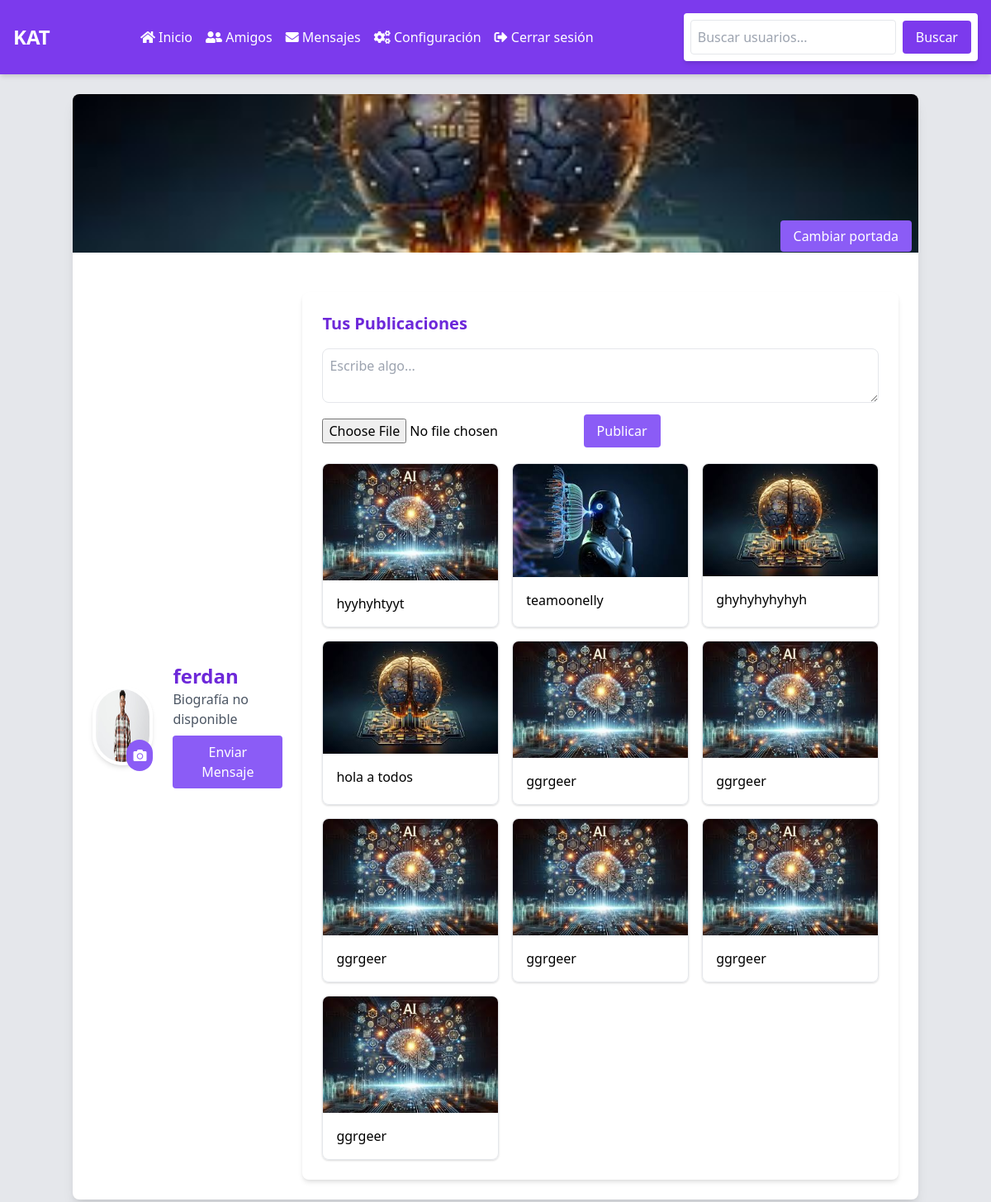
The page /profile/38 (signed in) on the database its author committed.
### tables this page shows
CREATE TABLE users (
            id INTEGER PRIMARY KEY AUTOINCREMENT,
            username TEXT UNIQUE NOT NULL,
            email TEXT UNIQUE NOT NULL,
            password TEXT NOT NULL,
            profile_photo TEXT,
            cover_photo TEXT,
            bio TEXT,
            birthday TEXT,
            location TEXT,
            job TEXT,
            hobbies TEXT
        );

CREATE TABLE posts (
            id INTEGER PRIMARY KEY AUTOINCREMENT,
            user_id INTEGER NOT NULL,
            content TEXT NOT NULL,
            photo TEXT,
            created_at TIMESTAMP DEFAULT CURRENT_TIMESTAMP,
            FOREIGN KEY(user_id) REFERENCES users(id)
        );

### app.py (the view)
@app.route('/profile/<int:user_id>', methods=['GET'])
def view_user_profile(user_id):
    if 'user_id' not in session:
        flash('Debes iniciar sesión para acceder a los perfiles.', 'error')
        return redirect(url_for('login'))
    with get_db_connection() as conn:
        user = conn.execute('SELECT * FROM users WHERE id = ?', (user_id,)).fetchone()
        if not user:
            flash('El perfil que intentas visitar no existe.', 'error')
            return redirect(url_for('dashboard'))
        posts = conn.execute('''
            SELECT * FROM posts
            WHERE user_id = ?
            ORDER BY created_at DESC
        ''', (user_id,)).fetchall()
    return render_template('profile.html', user=user, posts=posts)

### app.py (called while the page is built)
def get_db_connection():
    conn = sqlite3.connect(DB_FILE)
    conn.row_factory = sqlite3.Row
    return conn

### templates/profile.html (shortened to what this page needs)
<!DOCTYPE html>
<html lang="es">
<head>
    <link href="https://cdn.jsdelivr.net/npm/tailwindcss@2.2.19/dist/tailwind.min.css" rel="stylesheet">
    <link rel="stylesheet" href="https://cdnjs.cloudflare.com/ajax/libs/font-awesome/5.15.4/css/all.min.css">
</head>
<body class="bg-gray-200">
    <header class="bg-purple-600 text-white p-4 flex justify-between items-center shadow-md">
        <div class="text-2xl font-bold">KAT</div>
        <nav class="flex gap-4">
            <button class="hover:underline" onclick="window.location.href='/dashboard'">
                <i class="fas fa-home"></i> Inicio
            </button>
            <button class="hover:underline" onclick="window.location.href='/friends'">
                <i class="fas fa-user-friends"></i> Amigos
            </button>
            <button class="hover:underline" onclick="window.location.href='/messages'">
                <i class="fas fa-envelope"></i> Mensajes
            </button>
            <button class="hover:underline" onclick="window.location.href='/settings'">
                <i class="fas fa-cogs"></i> Configuración
            </button>
            <button class="hover:underline" onclick="window.location.href='/logout'">
                <i class="fas fa-sign-out-alt"></i> Cerrar sesión
            </button>
        </nav>
        <form action="/search" method="get" class="flex items-center bg-white rounded p-2 shadow-md">
            <input type="text" name="query" placeholder="Buscar usuarios..." class="border rounded p-2" required>
            <button type="submit" class="bg-purple-600 text-white px-4 py-2 rounded ml-2">Buscar</button>
        </form>
    </header>
    <main class="container mx-auto mt-6">
        <div class="bg-white shadow-lg rounded-lg overflow-hidden mb-6">
            <div class="relative">
                <img class="w-full h-48 object-cover"
                     src="{{ url_for('static', filename='uploads/' + (user['cover_photo'] if user['cover_photo'] else 'default_cover.jpg')) }}"
                     alt="Foto de portada">
                <form class="absolute bottom-2 right-2" action="/update_cover_photo" method="POST" enctype="multipart/form-data">
                    <label class="bg-purple-500 text-white px-4 py-2 rounded cursor-pointer">
                        Cambiar portada
                    </label>
                </form>
            </div>
            <div class="p-6">
                <div class="flex items-center gap-6">
                    <div class="relative">
                        <img class="w-24 h-24 rounded-full border-4 border-white shadow-md"
                             src="{{ url_for('static', filename='uploads/' + (user['profile_photo'] if user['profile_photo'] else 'default_profile.jpg')) }}"
                             alt="Foto de perfil">
                        <form class="absolute bottom-0 right-0" action="/update_profile_photo" method="POST" enctype="multipart/form-data">
                            <label class="bg-purple-500 text-white p-2 rounded-full cursor-pointer">
                                <i class="fas fa-camera"></i>
                            </label>
                        </form>
                    </div>
                    <div>
                        <h1 class="text-2xl font-bold text-purple-700">{{ user['username'] }}</h1>
                        <p class="text-gray-600">{{ user['bio'] or 'Biografía no disponible' }}</p>
                        {% if user['id'] != session['user_id'] %}
                        <form action="{{ url_for('message_list', user_id=user['id']) }}" method="GET">
                            <button type="submit" class="bg-purple-500 text-white px-4 py-2 mt-2 rounded">Enviar Mensaje</button>
                        </form>
                        {% endif %}
                    </div>
        <section class="bg-white shadow-md rounded-lg p-6 mt-6">
            <h2 class="text-xl font-bold mb-4 text-purple-700">Tus Publicaciones</h2>
            <div class="mb-4">
                <form action="/profile" method="POST" enctype="multipart/form-data">
                    <textarea name="content" placeholder="Escribe algo..." class="w-full p-2 border rounded-lg mb-2"></textarea>
                    <input type="file" name="photo" class="mb-2">
                    <button type="submit" class="bg-purple-500 text-white px-4 py-2 rounded">Publicar</button>
                </form>
            </div>
            <div class="grid grid-cols-3 gap-4">
                {% for post in posts %}
                <div class="border rounded-lg overflow-hidden shadow">
                    {% if post['photo'] %}
                    <img src="{{ url_for('static', filename='uploads/' ~ post['photo']) }}" alt="Publicación" class="w-full">
                    {% endif %}
                    <div class="p-4">
                        <p>{{ post['content'] }}</p>
                    </div>
                </div>
                {% endfor %}
            </div>
        </section>
    </main>
</body>
</html>

### rows shown on the page
users: cover_photo (picture), profile_photo (picture), username "ferdan"
posts: photo (picture), content "hyyhyhtyyt"
posts: photo (picture), content "teamoonelly"
posts: photo (picture), content "ghyhyhyhyhyh"
posts: photo (picture), content "hola a todos"
posts: photo (picture), content "ggrgeer"
posts: photo (picture), content "ggrgeer"
posts: photo (picture), content "ggrgeer"
posts: photo (picture), content "ggrgeer"
posts: photo (picture), content "ggrgeer"
posts: photo (picture), content "ggrgeer"

### other values the page prints
{{ user['bio'] or 'Biografía no disponible' }} "Biografía no disponible"
